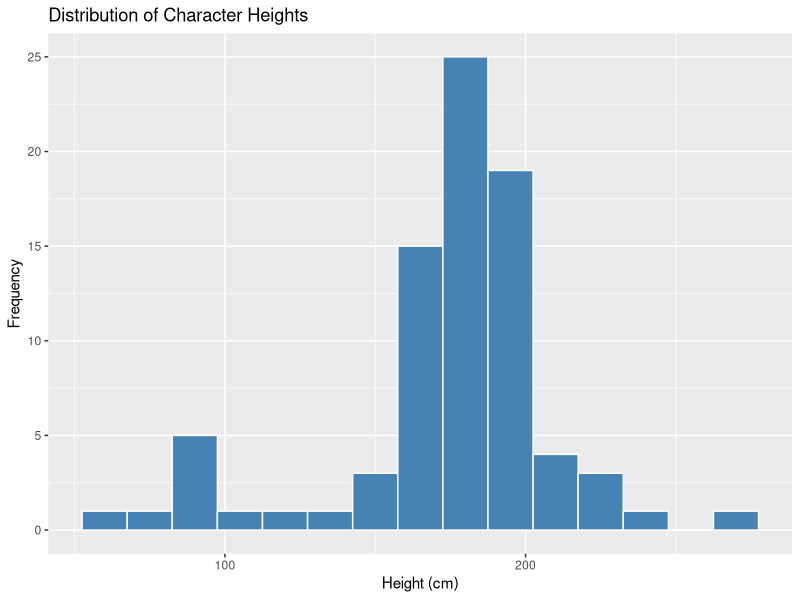
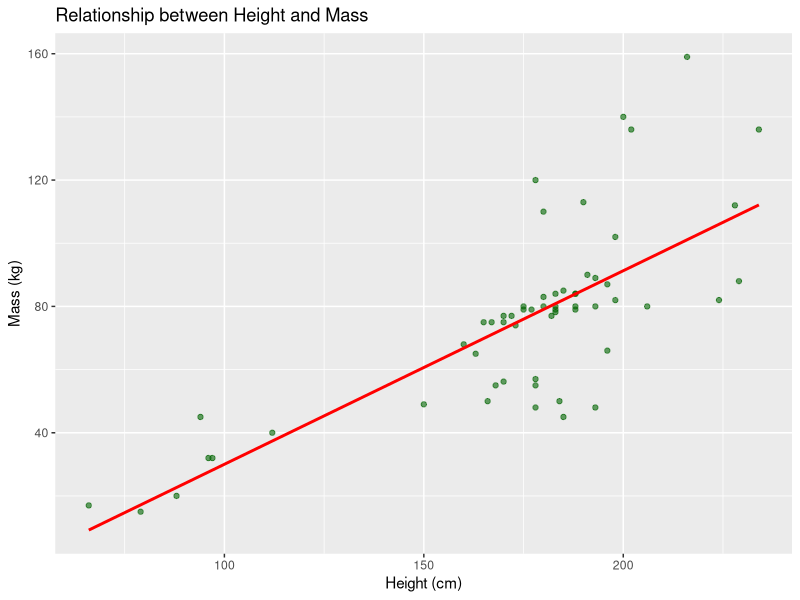
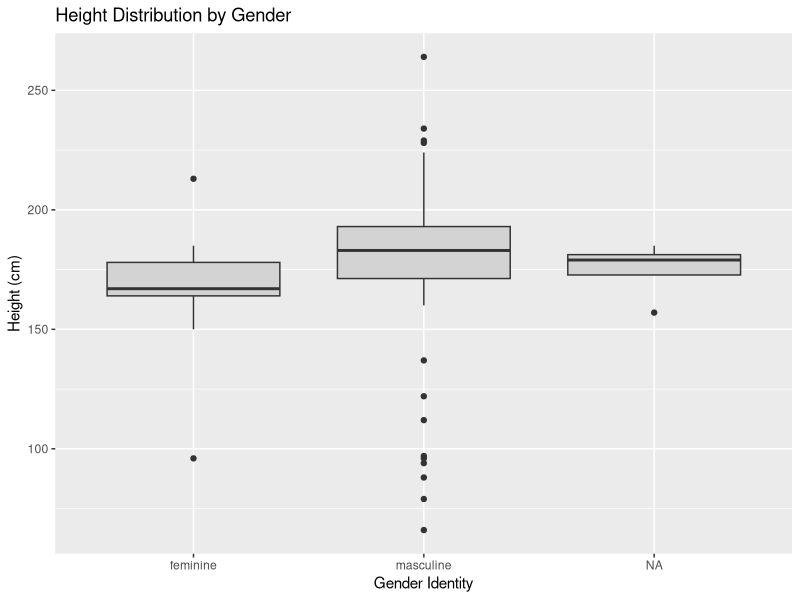

Recreate these plots in R, in order.
## ---- chunk 1
#| label: tbl-sw-summary-stats
#| tbl-cap: "Summary statistics for Star Wars character heights, including mean, median, and standard deviation (measured in cm)."
#| message: false

library(tidyverse)

# Analyzing the Star Wars dataset
starwars |>
  drop_na(height) |>
  summarize(
    mean_height = mean(height),
    median_height = median(height),
    sd_height = sd(height)
  ) |>
  knitr::kable()
## ---- chunk 2
#| label: fig-height-histogram
#| fig-cap: "Histogram showing the distribution of Star Wars character heights."
#| fig-alt: "A histogram showing the frequency distribution of Star Wars character heights in centimeters. The data is centered around 170 to 180 cm, with most characters falling between 150 and 200 cm. There is one outlier on the far right representing a very tall character over 250 cm."
#| message: false

library(tidyverse)

ggplot(data = starwars, mapping = aes(x = height)) +
  geom_histogram(binwidth = 15, fill = "steelblue", color = "white") +
  labs(
    title = "Distribution of Character Heights",
    x = "Height (cm)",
    y = "Frequency"
  )
## ---- chunk 3
#| label: fig-height-mass-scatter
#| fig-cap: "Scatterplot showing the positive relationship between height and mass in Star Wars characters."
#| fig-alt: "A scatterplot showing height on the x-axis and mass on the y-axis for Star Wars characters. A red linear regression line shows a clear positive correlation, indicating that taller characters generally have a higher mass. The data points are semi-transparent dark green, showing a cluster of characters between 150 and 200 centimeters tall."
#| message: false

# Removing the extreme outlier (Jabba the Hutt) for a better view
starwars_filtered <- starwars |> filter(mass < 500)

ggplot(data = starwars_filtered, mapping = aes(x = height, y = mass)) +
  geom_point(color = "darkgreen", alpha = 0.6) +
  geom_smooth(method = "lm", se = FALSE, color = "red") + 
  labs(title = "Relationship between Height and Mass",
       x = "Height (cm)",
       y = "Mass (kg)")
## ---- chunk 4
#| label: fig-height-gender-boxplot
#| fig-cap: "Boxplot comparing height distributions across different gender identities in Star Wars characters."
#| fig-alt: "A boxplot with gender on the x-axis and height in cm on the y-axis. The plot shows that masculine characters generally have a higher median height than feminine characters. The 'masculine' box is taller, indicating more variability, while the 'feminine' distribution is more compact. A few outliers are visible as dots above the whiskers."
#| warning: false
#| message: false

library(tidyverse)

ggplot(data = starwars, mapping = aes(x = gender, y = height)) +
  geom_boxplot(fill = "lightgray") +
  labs(
    title = "Height Distribution by Gender",
    x = "Gender Identity",
    y = "Height (cm)"
  )
